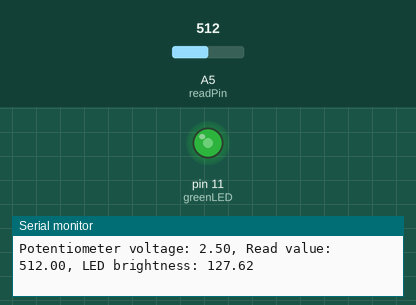
A sketch run on a simulated Arduino Uno, built with avr-gcc and run on an emulated ATmega328P. Parts: output pins drawn as LEDs (lit = HIGH), the last lines printed to the serial monitor. The test bench sets the inputs (shaded band); at power-on: A5 (readPin) = 512.

Above: at 1.2 s.
1.3 s: A5 (readPin) set to 413
At 1.8 s:
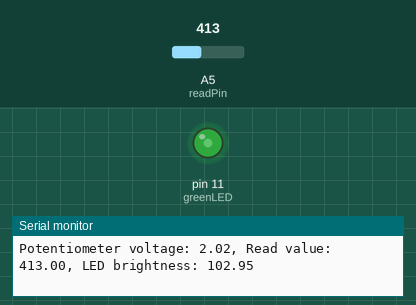
4.3 s: A5 (readPin) set to 388
At 5.0 s:
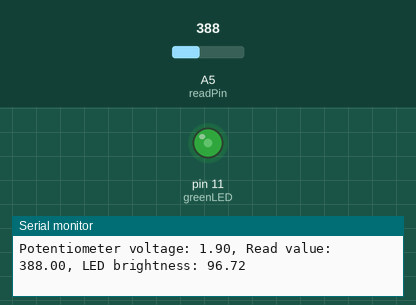
7.3 s: A5 (readPin) set to 716
At 8.3 s:
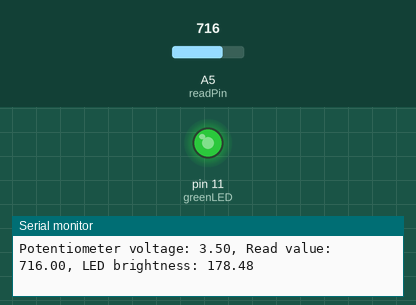
8.8 s: A5 (readPin) set to 988
At 10.0 s:
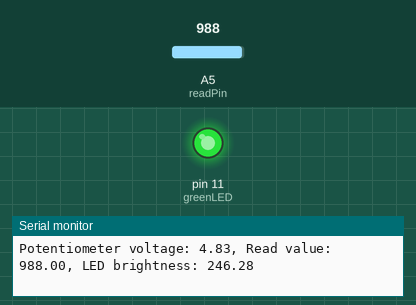
10.3 s: A5 (readPin) set to 1007
At 10.8 s:
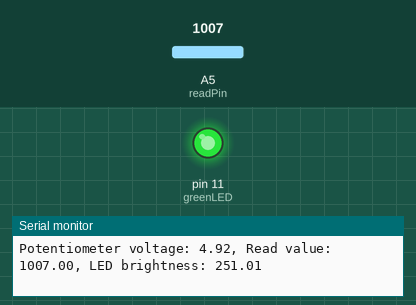
13.3 s: A5 (readPin) set to 0
At 14.3 s:
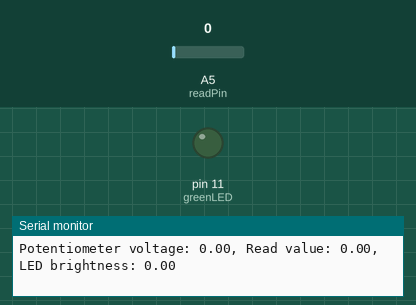
Timing chart, 0 to 15.8 s (numbered marks = the images above; inputs shaded):
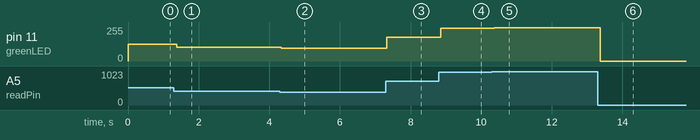

Measured:
- after the input at 1.3 s, pin 11 (greenLED): 127/255 → 102/255 after 0.08 s
- after the input at 4.3 s, pin 11 (greenLED): 102/255 → 96/255 at once
- after the input at 7.3 s, pin 11 (greenLED): 96/255 → 178/255 at once
- after the input at 8.8 s, pin 11 (greenLED): 178/255 → 246/255 after 0.05 s
- after the input at 10.3 s, pin 11 (greenLED): 246/255 → 251/255 after 0.07 s
- after the input at 13.3 s, pin 11 (greenLED): 251/255 → 0/255 after 0.07 s

The sketch:

14-Dimmable-LED-Project.ino
```cpp
int readPin = A5;
int greenLED = 11;
float readVal;
float V2;
float brightness;
int delayTime = 100;

void setup() {
  // put your setup code here, to run once:
  pinMode(readPin, INPUT);
  pinMode(greenLED, OUTPUT);
  Serial.begin(9600);
}

void loop() {
  // put your main code here, to run repeatedly:
  readVal = analogRead(readPin);
  V2 = (5.0/1023.0) * readVal;
  brightness = (255.0/1023.0) * readVal; // brightness to be between 0 and 255

  analogWrite(greenLED, brightness);

  Serial.print("Potentiometer voltage: ");
  Serial.print(V2);
  Serial.print(", Read value: ");
  Serial.print(readVal);
  Serial.print(", LED brightness: ");
  Serial.println(brightness);
}
```
